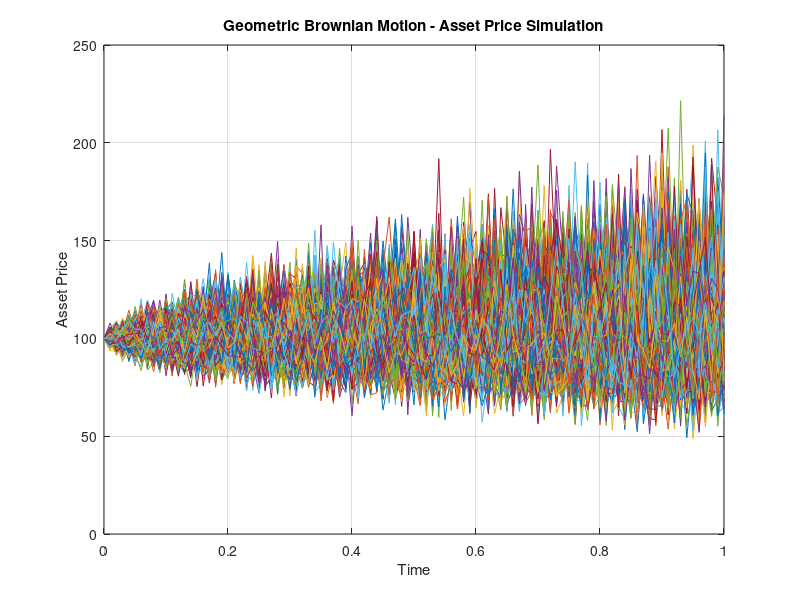

The MATLAB script that drew this image:
% Parameters
S0 = 100;       % initial asset price
mu = 0.05;      % expected return
sigma = 0.2;    % volatility
T = 1;          % time horizon
dt = 0.01;      % time step
N = T/dt;       % number of time steps
nPaths = 1000;  % number of paths

% Set random number generator seed
rng(42);

% Initialize asset paths
S = zeros(N+1, nPaths);
S(1, :) = S0;

% Generate paths
for iPath = 1:nPaths
    for iStep = 1:N
        epsilon = randn;  % standard normal random number
        S(iStep+1, iPath) = S0 * exp((mu - 0.5 * sigma^2) * (iStep*dt) + sigma * sqrt(iStep*dt) * epsilon);
    end
end

% Compute statistics at T
S_T = S(end,:); % asset prices at time T
mean_S_T = mean(S_T); % mean asset price at time T
std_S_T = std(S_T); % standard deviation of asset prices at time T
median_S_T = median(S_T); % median asset price at time T
min_S_T = min(S_T); % minimum asset price at time T
max_S_T = max(S_T); % maximum asset price at time T

% Print results
fprintf('Mean asset price at T: %.2f\n', mean_S_T); % Mean asset price at T: 105.43
fprintf('Standard deviation of asset price at T: %.2f\n', std_S_T); % Standard deviation of asset price at T: 21.58
fprintf('Median asset price at T: %.2f\n', median_S_T); % Median asset price at T: 102.98
fprintf('Minimum asset price at T: %.2f\n', min_S_T); % Minimum asset price at T: 52.59
fprintf('Maximum asset price at T: %.2f\n', max_S_T); % Maximum asset price at T: 196.30

% Plot paths
figure;
plot(0:dt:T, S);
xlabel('Time');
ylabel('Asset Price');
title('Geometric Brownian Motion - Asset Price Simulation');
grid on;
